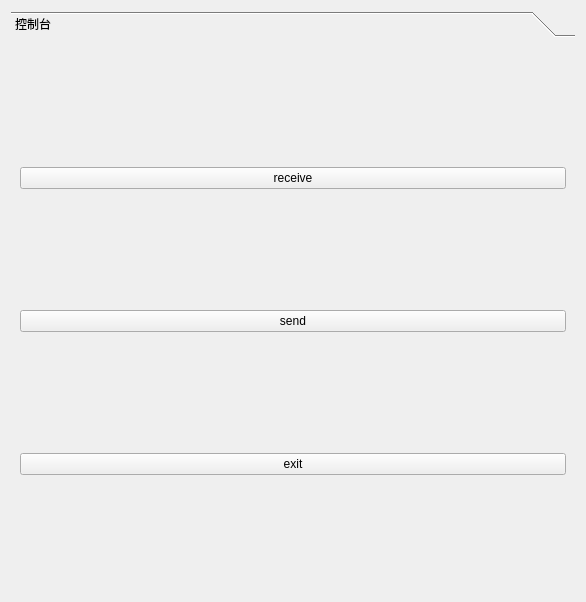
<?xml version="1.0" encoding="UTF-8"?>
<ui version="4.0">
 <class>command</class>
 <widget class="QWidget" name="command">
  <property name="geometry">
   <rect>
    <x>0</x>
    <y>0</y>
    <width>586</width>
    <height>602</height>
   </rect>
  </property>
  <property name="windowTitle">
   <string>Form</string>
  </property>
  <layout class="QVBoxLayout" name="verticalLayout">
   <property name="bottomMargin">
    <number>0</number>
   </property>
   <item>
    <widget class="QToolBox" name="toolBox">
     <property name="currentIndex">
      <number>0</number>
     </property>
     <widget class="QWidget" name="page">
      <property name="geometry">
       <rect>
        <x>0</x>
        <y>0</y>
        <width>568</width>
        <height>567</height>
       </rect>
      </property>
      <attribute name="label">
       <string>控制台</string>
      </attribute>
      <layout class="QVBoxLayout" name="vLayout">
       <item>
        <widget class="QPushButton" name="receiveButton">
         <property name="cursor">
          <cursorShape>PointingHandCursor</cursorShape>
         </property>
         <property name="toolTip">
          <string>connect</string>
         </property>
         <property name="text">
          <string>receive</string>
         </property>
        </widget>
       </item>
       <item>
        <widget class="QPushButton" name="sendButton">
         <property name="cursor">
          <cursorShape>PointingHandCursor</cursorShape>
         </property>
         <property name="toolTip">
          <string>exit</string>
         </property>
         <property name="text">
          <string>send</string>
         </property>
        </widget>
       </item>
       <item>
        <widget class="QPushButton" name="outButton">
         <property name="text">
          <string>exit</string>
         </property>
        </widget>
       </item>
      </layout>
     </widget>
    </widget>
   </item>
  </layout>
 </widget>
 <resources/>
 <connections/>
</ui>
